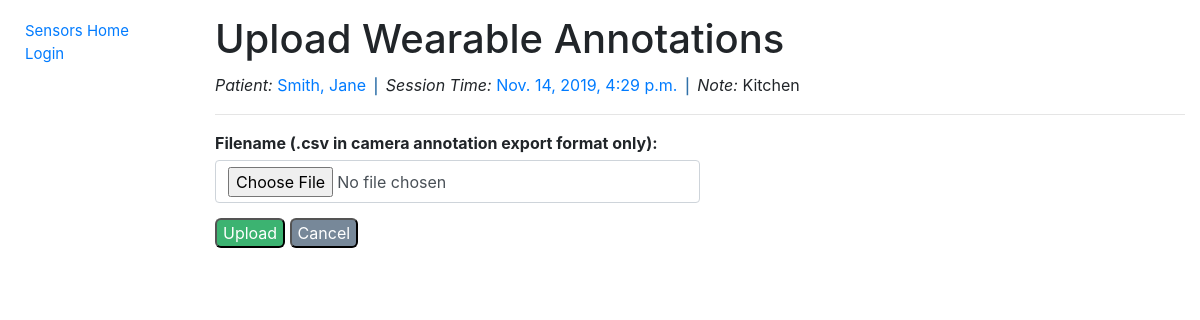
Screenshot of /sensors/wearabledata/a667c785059a4182b8f64a09910e2e2a/import/annotation/ with the database file from the repository.
### sensors/models.py (models this page shows, shortened)
class WearableData(models.Model):
    id = models.UUIDField(primary_key=True, default=uuid.uuid4, help_text='Unique ID for this wearable data')
    patient = models.ForeignKey('PatientData', on_delete=models.CASCADE, null=True, related_name='wearables')
    filename = models.FileField(upload_to='wearable/', help_text='Wearable data file')
    time = models.DateTimeField(help_text='Session date & time')
    note = models.CharField(max_length=500, help_text='Note regarding wearable data')
    class Meta:
        ordering = ['patient', '-time']
        permissions = (("can_alter_wearabledata", "Can create or edit wearable data entries."),)
    def get_absolute_url(self):
        return reverse('wearabledata-detail', args=[str(self.id)])

class PatientData(models.Model):
    id = models.AutoField(primary_key=True)
    first_name = models.CharField(max_length=50, help_text='Patient first name')
    last_name = models.CharField(max_length=50, help_text='Patient last name')
    date_of_birth = models.DateField(help_text='Patient date of birth')
    notes = models.CharField(max_length=500, help_text='Notes regarding patient')
    class Meta:
        ordering = ['last_name']
        permissions = (("can_alter_patientdata", "Can create or edit patient data entries."),)
    def get_absolute_url(self):
        return reverse('patientdata-detail', args=[str(self.id)])
    def __str__(self):
        return f'{self.last_name}, {self.first_name}'

### sensors/views.py (the view, shortened to what this page needs)
# urls.py: re_path(r'^wearabledata/(?P<uuid>[\w-]+)/import/annotation/$', views.upload_wearable_annotations,
def upload_wearable_annotations(request, uuid):
    form = UploadFileForm(request.POST)
    wearabledata = get_object_or_404(WearableData, pk=uuid)
    context = {
        'form': form,
        'wearable': wearabledata
    }
    if request.method == 'GET':
        return render(request, "sensors/upload_csv.html", context)

### sensors/forms.py
class UploadFileForm(forms.Form):
    filename = forms.FileField(help_text='Filename (.csv in camera annotation export format only)')

### sensors/context_processors.py (called while the page is built)
def extra_context(request):
    return {'media_url': settings.MEDIA_URL}

### sensors/templates/sensors/upload_csv.html (shortened to what this page needs)
{% extends 'base.html' %}
{% block content %}
  <div class="titleText">
    <h1>Upload Wearable Annotations</h1>
  </div>
  <div>
    <em>Patient: </em>
    <a href="{{ wearable.patient.get_absolute_url }}" data-toggle="tooltip" data-placement="bottom"
               data-trigger="hover" title="Link to patient data page">{{ wearable.patient }}</a>
    <span class="vert-divider">|</span>
    <em>Session Time: </em>
    <a href="{{ wearable.get_absolute_url }}" data-toggle="tooltip" data-placement="bottom"
       data-trigger="hover" title="Link to wearable data page">{{ wearable.time }}</a>
    <span class="vert-divider">|</span>
    <em>Note:</em> {{ wearable.note }}
  </div>
  <hr>
  <form method="POST" enctype="multipart/form-data" class="form-horizontal">
  <div style="margin-bottom: 5px;"><strong>{{ form.filename.help_text }}: </strong></div>
  <div class="form-control" style="width: 50%; height: 43px;">{{ form.filename }}</div>
  <div>
    <div class="buttons" style="margin-top: 15px">
      <input type="submit" value="Upload" class="saveButton" />
      <input type="button" value="Cancel" class="cancelButton" onclick="window.history.back()" />
    </div>
  </div>
  </form>
{% endblock %}

### sensors/static/css/styles.css (style rules this page uses)
.titleText { position: relative; }
.saveButton { background-color: mediumseagreen; color: white; height: 30px; border-radius: 6px; }
.cancelButton { background-color: lightslategrey; color: white; height: 30px; border-radius: 6px; }
.timestamp, .vert-divider, .annotationTimestamp { font-family: 'Roboto Mono', sans-serif; }
.vert-divider { font-size: 18px; color: #3071a9; }

### rows the page displays
WearableData: patient "Smith, Jane", time "Nov. 14, 2019, 4:29 p.m.", note "Kitchen"
